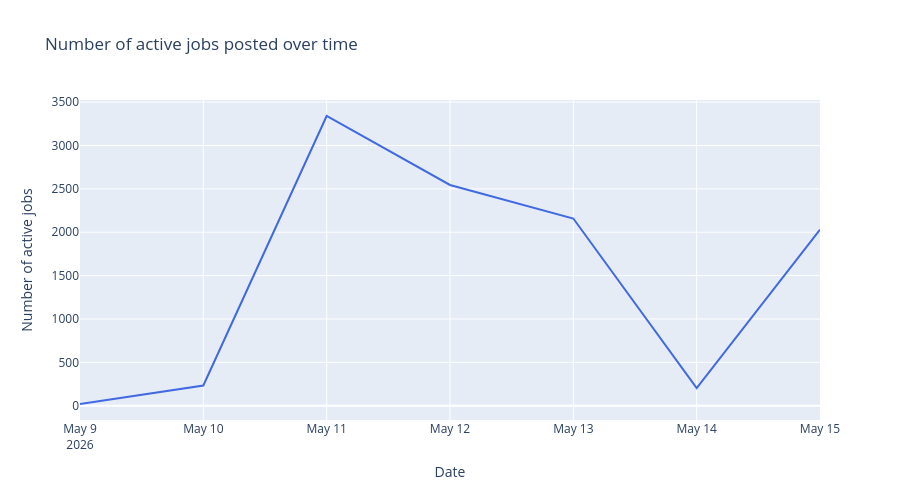

Notebook source saved alongside this figure:
### Code cell
df_active['date'] = df_active['last_updated'].dt.date # This code creates a new column called 'date' in the df_active DataFrame by extracting just the date part from the 'last_updated' column, which contains datetime objects. The .dt accessor allows us to access the datetime properties of the 'last_updated' column, and .date extracts only the date (year, month, day) while ignoring the time component. This new 'date' column can be useful for analyzing trends in job postings over time, such as counting the number of jobs posted on each date or visualizing the distribution of job postings across different dates.

daily_counts = (
    df_active.groupby('date')
    .size()
    .reset_index(name='job_count')
    .sort_values('date')
)

fig_time = px.line(
    daily_counts,
    x = 'date',
    y = 'job_count',
    title = 'Number of active jobs posted over time',
    labels = {'date': 'Date', 'job_count': 'Number of active jobs'},
)

fig_time.update_traces(line_color='royalblue', marker_color='royalblue')
fig_time.update_layout(height=500)
fig_time.show()

### Figure 1 — Plotly figure (JSON) as saved in the notebook; plotly's stock layout.template omitted (floating-point values rounded to 4 significant figures)
{"data": [{"hovertemplate": "Date=%{x}<br>Number of active jobs=%{y}<extra></extra>", "legendgroup": "", "line": {"color": "royalblue", "dash": "solid"}, "marker": {"color": "royalblue", "symbol": "circle"}, "mode": "lines", "name": "", "orientation": "v", "showlegend": false, "type": "scatter", "x": ["2026-05-09", "2026-05-10", "2026-05-11", "2026-05-12", "2026-05-13", "2026-05-14", "2026-05-15"], "xaxis": "x", "y": [20, 233, 3340, 2545, 2158, 202, 2030], "yaxis": "y"}], "layout": {"height": 500, "legend": {"tracegroupgap": 0}, "title": {"text": "Number of active jobs posted over time"}, "xaxis": {"anchor": "y", "domain": [0, 1], "title": {"text": "Date"}}, "yaxis": {"anchor": "x", "domain": [0, 1], "title": {"text": "Number of active jobs"}}}}
